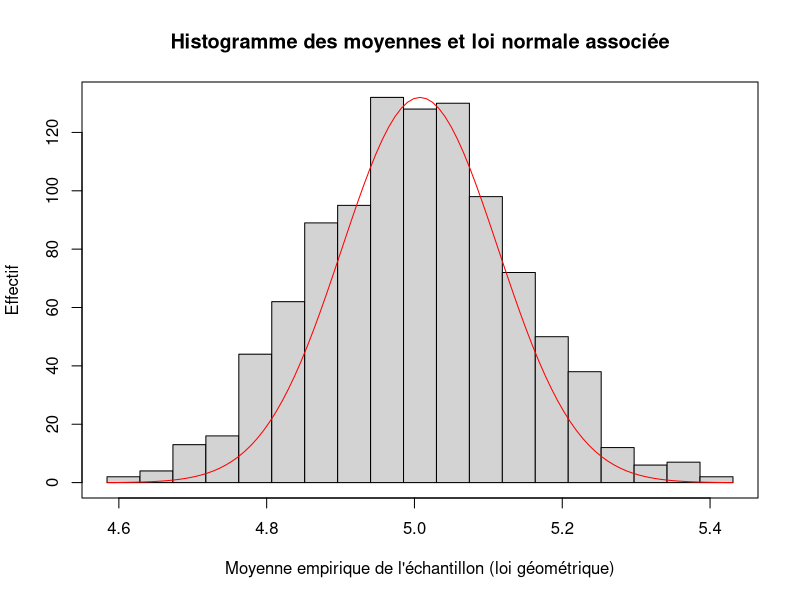

Source code (R):
# Exercice 3

# Fonction simulant m échantillons de taille n de la loi géométrique de paramètre p

simule_geometriques <- function(m,n,p)
{
  # On créée un vecteur contenant les m échantillons
  echantillons <- matrix(nrow = m, ncol = n)
  
  for (k in (1:m))
  {
    # rgeom(n,p) simule un échantillon de taille n d'une variable aléatoire Y 
    # telle que Y+1 suit une loi géométrique de paramètre p
    y = rgeom(n,p)
    echantillons[k,] <- y+1
  }

  echantillons
}

#Q1 - Vérification des intervalles de confiance

# Fonction évaluant l'intervalle de confiance asymptotique de seuil alpha
# pour une échantillon donné suivant une loi géométrique

intervalle <- function(echantillon, alpha)
{
  n <- length(echantillon)
  # On évalue la moyenne empirique de l'echantillon et on en déduit une estimation du paramètre
  # de la loi que suivent les variables aléatoires
  Xn <- mean(echantillon)
  Pn <- 1/Xn
  # On calcule les valeurs nécessaires à l'évaluation de l'intervalle
  Ua <- qnorm(1 - alpha/2)
  lambda <- (Ua^2)*Pn/n
  inter <- sqrt(1 + 4*(1-Pn)/(lambda*Pn))
  # ON évalue l'intervalle
  b_inf <- Pn - (1/2)*lambda*(Pn^2)*(1 + inter)
  b_sup <- Pn - (1/2)*lambda*(Pn^2)*(1 - inter)
  IC <- c(b_inf,b_sup)
  IC
}

# Fonction simulant m échantillons de taille n de la loi géométrique de paramètre p, et calculant
# ensuite leur intervalle de confiance de seuil alpha pour Pn obtenu via une évaluation empirique. 
# Elle affiche ensuite le taux d'intervalles de confiance contenant p sur les m calculés.
validation_intervalles <- function(m,n,p,alpha)
{
  # Simulation des m échantillons de taille n et de paramètre p
  echantillons = simule_geometriques(m,n,p)
  # Validation des intervalles
  bons_intervalles <- 0
  for (k in (1:m))
  {
    # Calcul de l'interval de confiance
    IC = intervalle(echantillons[k,],alpha)
    # Vérification de la validité de l'intervalle
    if (p > IC[1] & p < IC[2])
    {
      bons_intervalles <- bons_intervalles + 1
    }
  }
  cat("p ", p, "\n")
  taux <- bons_intervalles/m
  cat(taux*100, "% des intervalles encadrent bien le paramètre p. Pourcentage attendu : ", (1 - alpha)*100, "%")

}

validation_intervalles(10000,1000,0.4,0.05)

# Q2 - Vérification de la loi faible des grands nombres

# Fonction simulant m échantillons de taille n de la loi géométrique de paramètre p, et calculant
# ensuite leur moyenne empirique. Elle affiche ensuite si le nombre de moyennes empiriques ayant 
# un écart inférieur à e avec l'espérance

validation_grands_nombres <- function(m,n,p,e)
{
  # Simulation des m échantillons de taille n et de paramètre p
  echantillons <- simule_geometriques(m,n,p)
  # Validation des moyennes empiriques
  esperance <- 1/p
  moyennes_justes <- 0
  for (k in (1:m))
  {
    moyenne_empirique = mean(echantillons[k,])
    if (abs(moyenne_empirique - esperance) < e)
    {
      moyennes_justes <- moyennes_justes + 1
    }
  }
  cat(moyennes_justes, "échantillons (de taille",n,") sur les", m ,"simulés ont un écart entre leur espérance et leur moyenne empirique inférieur à", e, "\n")
}

# Execution en faisant augmenter la valeur de n
validation_grands_nombres(100,500,0.7,0.05)
validation_grands_nombres(100,1000,0.7,0.05)
validation_grands_nombres(100,5000,0.7,0.05)
# On peut conclure de ces résultats que la moyenne empirique se rapproche bien de l'espérance
# quand n augmente, ce qui confirme le résultat de la loi faible des grands nombre

# Q3 - Validation du théorème central limite

validation_theoreme_central <- function(m,n,p)
{
  # Simulation des m échantillons de taille n et de paramètre p
  echantillons <- simule_geometriques(m,n,p)
  # Calcul des moyennes empiriques
  moyennes <- matrix(0,1,m)
  moy <- 1/p
  std <- sqrt(1-p)/p
  for (k in (1:m))
  {
    moyennes[k] <- mean(echantillons[k,])
  }
  # Affichage de l'histogramme à classes des moyennes empiriques ainsi que de la loi normale associée
  min <- min(moyennes)
  max <- max(moyennes)
  brk <- seq(min,max,length = 20)
  hist(moyennes,xlab = "", ylab = "Effectif", breaks = brk, main = "Histogramme des moyennes et loi normale associée")
  par(new=TRUE)
  plot(function(x) dnorm(x,moy,std),  moy-4*std, moy+4*std,xlab="Moyenne empirique de l'échantillon (loi géométrique)",ylab="",main = "",xaxt="n", yaxt="n", col = "red")
}

validation_theoreme_central(1000,1000,0.2)

# Pour un nombre d'échantillons suffisement grand (m = 1000), on voit que quand n augmente la loi de répartition
# des moyennes empiriques se rapproche d'une loi normale



